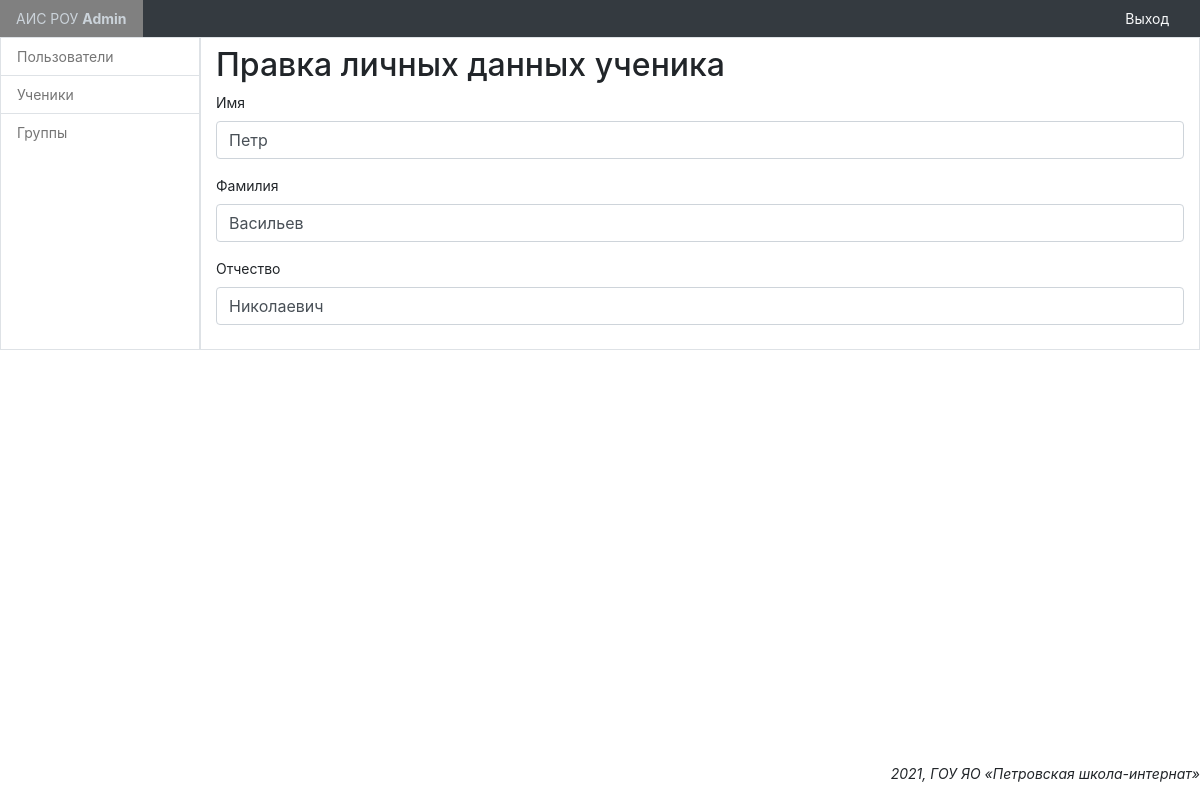
Page /admin_panel/pupils/change/5/ (signed in) on the earlier database version.
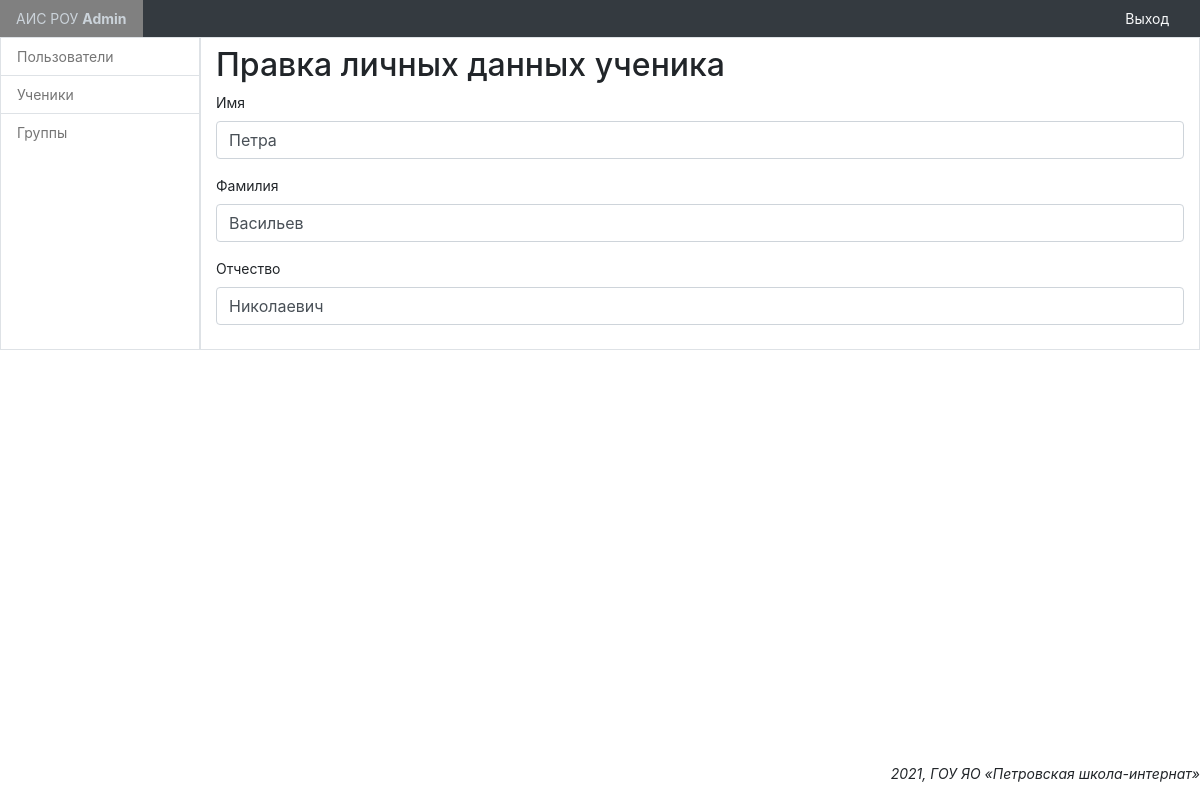
Same page on the later database version.
### admin_panel/models.py (models this page shows, shortened)
class Pupil(models.Model):
    last_name = models.CharField(
        'Фамилия',
        max_length=50
    )
    first_name = models.CharField(
        'Имя',
        max_length=50
    )
    middle_name = models.CharField(
        'Отчество',
        null=True,
        max_length=50
    )
    date = models.DateField(
        'Дата регистрации',
        default=datetime.now
    )
    class Meta:
        verbose_name = 'Ученик'
        verbose_name_plural = 'Ученики'
        ordering = ['last_name']

### admin_panel/views.py (the view)
# urls.py: path('pupils/change/<int:id>/', SDChangePupilInfoView.as_view(), name='pupil_change'),
class SDChangePupilInfoView(SuccessMessageMixin, LoginRequiredMixin, UpdateView):
    model = Pupil
    template_name = 'admin_panel/change_pupil_info.html'
    form_class = SDRegisterPupilForm
    success_url = reverse_lazy('admin_panel:pupils')
    success_message = 'Данные сохранены'
    def get_object(self, queryset=None):
        if not queryset:
            queryset = self.get_queryset()
        return get_object_or_404(queryset, pk=self.kwargs['id'])

### admin_panel/forms.py
class SDRegisterPupilForm(forms.ModelForm):
    class Meta:
        model = Pupil
        fields = ('first_name', 'last_name', 'middle_name')

### templates/admin_panel/change_pupil_info.html (shortened to what this page needs)
{% extends 'layout/base_admin.html' %}
{% load bootstrap4 %}
{% block content %}
    <h2>Правка личных данных ученика</h2>
    <form method="post">
        {% bootstrap_form form layout='horizontal' %}
    </form>
{% endblock %}

### templates/layout/base_admin.html (shortened to what this page needs)
{% load bootstrap4 %}
{% load static %}
<!DOCTYPE html>
<html>
<head>
    {% bootstrap_css %}
    <link rel="stylesheet" href="{% static 'admin_panel/css/dashboard.css' %}" />
    <link rel="stylesheet" href="{% static 'admin_panel/css/style.css' %}">
    <link rel="stylesheet" href="https://cdnjs.cloudflare.com/ajax/libs/jquery-modal/0.9.1/jquery.modal.min.css" />
<body class="container-fluid">
    <div class="row bg-dark">
        <ul class="col nav justify-content-between">
            <li class="nav-item text-nowrap">
                <a class="nav-link text-light" href="/">АИС РОУ <b>Admin</b></a>
            </li>
            <li class="nav-item text-nowrap">
            {% if user.is_authenticated %}
                <a class="nav-link text-light" href="{% url 'main:logout'%}">
                     Выход
                </a>
            {% else %}
                <a class="nav-link text-light" href="{% url 'main:login' %}">
                    Вход
                </a>
            {% endif %}
            </li>
        </ul>
    </div>
    <div class="row">
        <div class="col-md-2 p-0 border">
            <nav class="nav flex-column">
                <a class="nav-link border-bottom" href="{% url 'admin_panel:users' %}">Пользователи</a>
                <a class="nav-link border-bottom" href="{% url 'admin_panel:pupils' %}">Ученики</a>
                <a class="nav-link" href="{% url 'admin_panel:groups' %}">Группы</a>
            </nav>
        </div>
        <section class="col border py-2">
            {% block content %}{% endblock %}
        </section>
    </div>
    <div class="row">
        <div class="col">
            <footer class="mt-3 fixed-bottom"><p class="text-right font-italic">{% now 'Y' %}, ГОУ ЯО &laquo;Петровская школа-интернат&raquo;</p></footer>
        </div>
    </div>
</body>
</html>

### static/admin_panel/css/dashboard.css (style rules this page uses)
body { font-size: .875rem; }
.border-bottom { border-bottom: 1px solid #e5e5e5; }

### static/admin_panel/css/style.css (style rules this page uses)
.nav-link { color: #757575; }

Differences in the rows shown:
changed Pupil "Васильев": first_name "Петр" → "Петрa"
